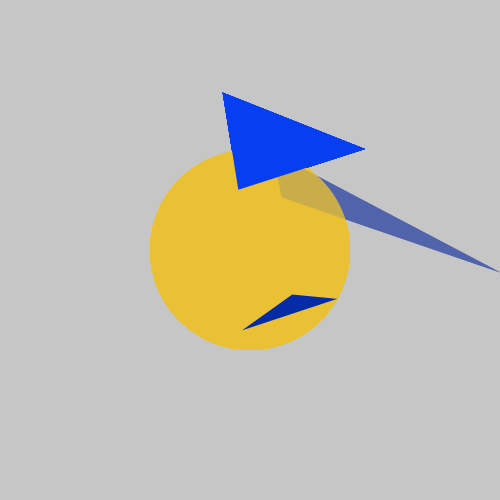
Frame 1 (no input)
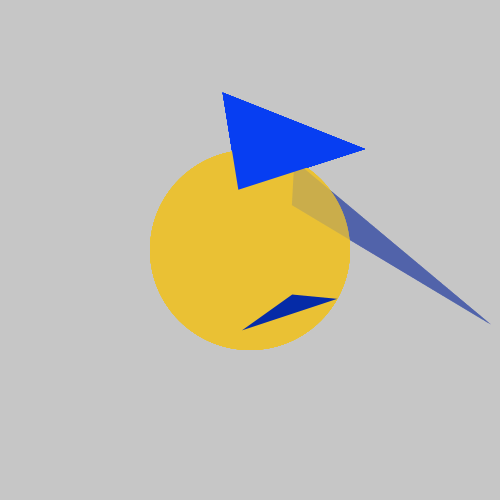
Frame 60 (the mouse pressed at the canvas centre just before this capture)
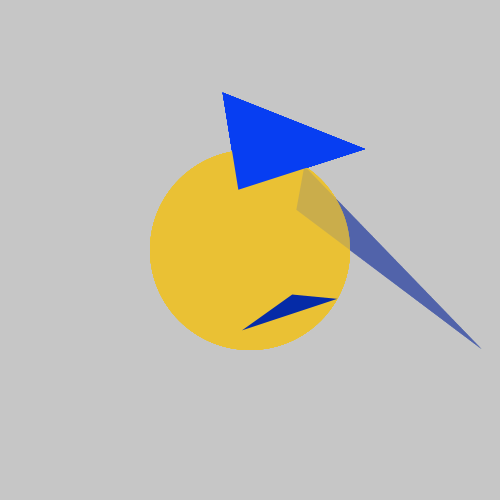
Frame 120 (the mouse held since frame 60 and released just before this capture)

The Processing sketch that drew these frames (run headless with seeded random() and noise(); from frame 60 on, the mouse is pressed at the canvas centre):

// Processing sketch: processing_143723
// ── processing_143723.pde

void setup()
{
  size (500, 500);
  background(198);
  smooth();
}


void draw()
{
  background(198);
  int s = second();  
  int m = minute(); 
  int h = hour();  
  


  background(198);
  translate(width/2, height/2);
  for (int i=0; i<360; i+=30)

  {

 
   noStroke();
    
    
   

    println(mouseX);
    
    
   
   fill(150,150,150,90);
  
   
   fill(234,193,52);
   ellipse(0,0, 200, 200);
    
    //Zeiger
    fill(71, 93, 166, 50);
    pushMatrix();
    rotate(radians(6*second()-90));
    triangle( 30,250, 58,20,100, s);
    popMatrix();
    
    fill(7,62,242);
    pushMatrix();
    rotate(radians(6*minute()-90));
    triangle (30, 150, 58, 20, 150,m );
    popMatrix();
    
    fill(5,43,167);
    pushMatrix();
    rotate(radians(30*(hour()+minute()/60.0)-90));
  triangle ( 30, 75, 58,20,100, h);
    popMatrix();
  }
}
